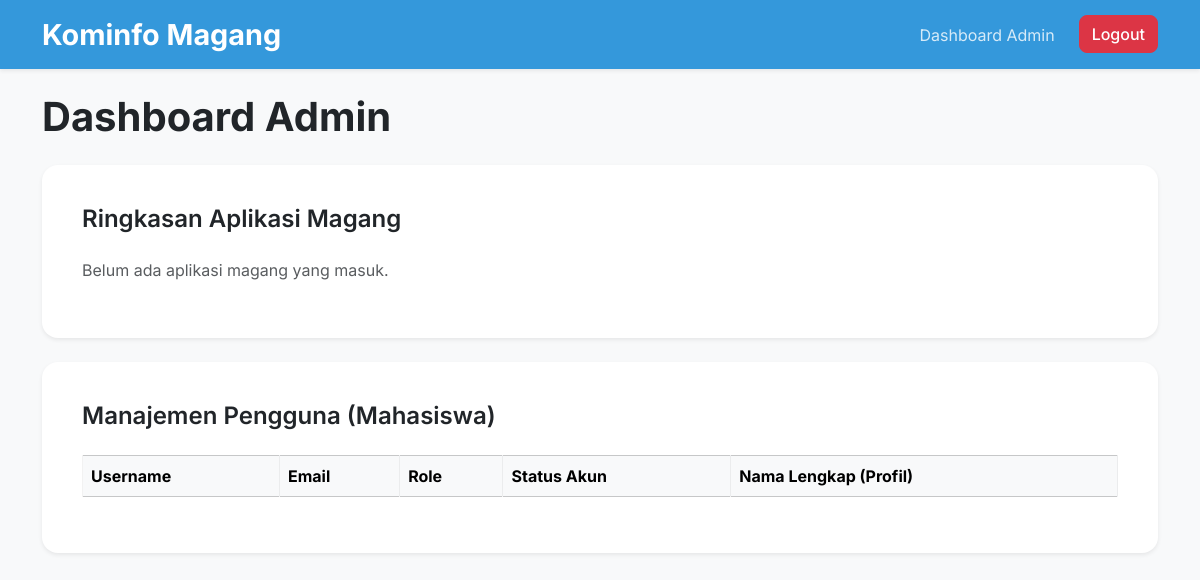
The app's page /dashboard/admin (signed in), older data.
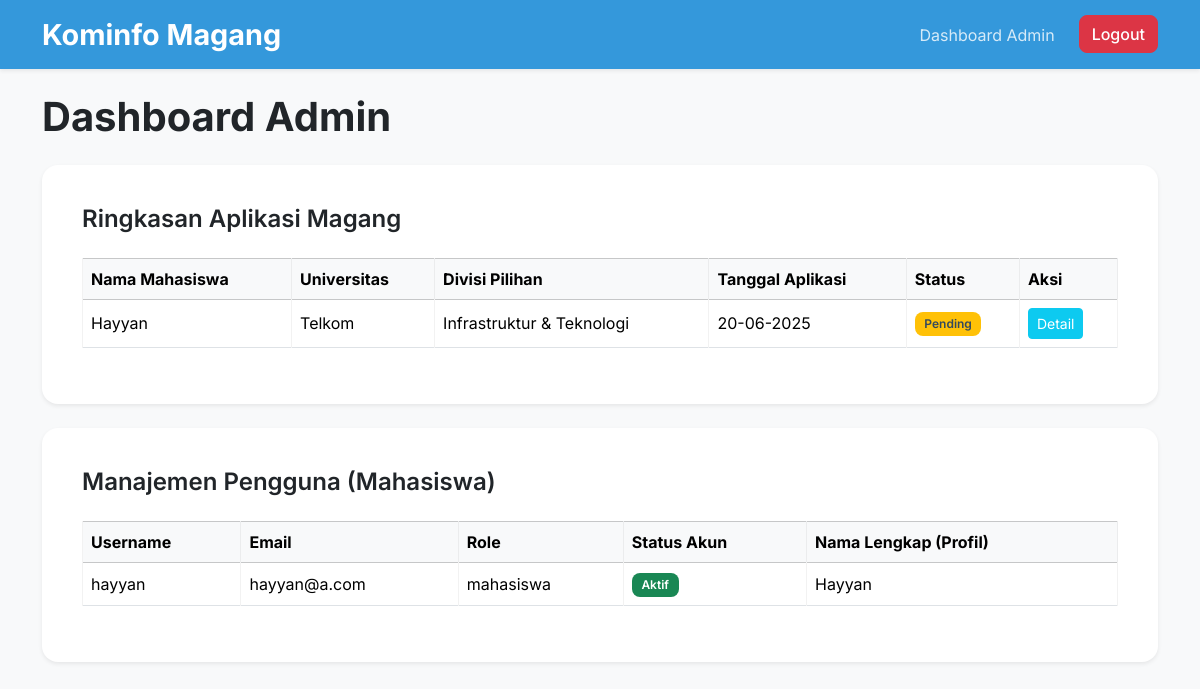
The same page, newer data.
### database.py (models this page shows, shortened)
class MahasiswaProfile(db.Model):
    id = db.Column(db.Integer, primary_key=True)
    user_id = db.Column(db.Integer, db.ForeignKey('user.id'), unique=True, nullable=False) # Foreign Key ke tabel User
    full_name = db.Column(db.String(100), nullable=True)
    nim = db.Column(db.String(50), unique=True, nullable=True)
    university = db.Column(db.String(100), nullable=True)
    major = db.Column(db.String(100), nullable=True)
    gpa = db.Column(db.Float, nullable=True)
    phone_number = db.Column(db.String(20), nullable=True)
    address = db.Column(db.String(200), nullable=True)
    cv_path = db.Column(db.String(200), nullable=True)
    surat_pengantar_path = db.Column(db.String(200), nullable=True)
    transkrip_nilai_path = db.Column(db.String(200), nullable=True)

class Application(db.Model):
    id = db.Column(db.Integer, primary_key=True)
    user_id = db.Column(db.Integer, db.ForeignKey('user.id'), nullable=False) # Foreign Key ke tabel User
    applied_date = db.Column(db.DateTime, default=datetime.datetime.utcnow) # Tanggal dan waktu lamaran
    status = db.Column(db.String(50), default='Pending') # Status lamaran (Pending, Reviewed, Accepted, Rejected, Interview)
    preferred_division = db.Column(db.String(100), nullable=True) # Divisi yang diminati
    start_date = db.Column(db.Date, nullable=True) # Tanggal mulai magang yang diinginkan
    end_date = db.Column(db.Date, nullable=True) # Tanggal selesai magang yang diinginkan
    admin_notes = db.Column(db.Text, nullable=True) # Catatan internal untuk admin

class User(db.Model):
    id = db.Column(db.Integer, primary_key=True)
    username = db.Column(db.String(80), unique=True, nullable=False)
    email = db.Column(db.String(120), unique=True, nullable=False)
    password_hash = db.Column(db.String(128), nullable=False)
    role = db.Column(db.String(20), default='mahasiswa') # Peran pengguna: 'mahasiswa' atau 'admin'
    is_active = db.Column(db.Boolean, default=True) # Status akun aktif/tidak aktif
    mahasiswa_profile = db.relationship('MahasiswaProfile', backref='user', uselist=False)
    applications = db.relationship('Application', backref='user', lazy=True)

### app.py (the view)
@app.route('/dashboard/admin')
@login_required(role='admin') # Hanya bisa diakses oleh user dengan role 'admin'
def admin_dashboard(user):
    all_applications = Application.query.order_by(Application.applied_date.desc()).all()
    all_users = User.query.all()
    applications_data = []
    for app in all_applications:
        user_data = User.query.get(app.user_id)
        profile_data = MahasiswaProfile.query.filter_by(user_id=app.user_id).first()
        applications_data.append({
            'application': app,
            'user': user_data,
            'profile': profile_data
        })
    return render_template('dashboard_admin.html',
                           user=user,
                           applications_data=applications_data,
                           all_users=all_users)

### templates/dashboard_admin.html (shortened to what this page needs)
{% extends "base.html" %}
{% block content %}
<h1 class="mb-4 fw-bold text-dark">Dashboard Admin</h1>
<div class="card shadow-sm p-4 mb-4">
    <div class="card-body">
        <h2 class="card-title fs-4 fw-semibold text-dark mb-4">Ringkasan Aplikasi Magang</h2>
        {% if applications_data %}
            <div class="table-responsive">
                <table class="table table-bordered table-hover align-middle">
                    <thead class="table-light">
                        <tr>
                            <th scope="col">Nama Mahasiswa</th>
                            <th scope="col">Universitas</th>
                            <th scope="col">Divisi Pilihan</th>
                            <th scope="col">Tanggal Aplikasi</th>
                            <th scope="col">Status</th>
                            <th scope="col">Aksi</th>
                        </tr>
                    </thead>
                    <tbody>
                        {% for data in applications_data %}
                        <tr>
                            <td>{{ data.profile.full_name or data.user.username }}</td>
                            <td>{{ data.profile.university or '-' }}</td>
                            <td>{{ data.application.preferred_division or '-' }}</td>
                            <td>{{ data.application.applied_date.strftime('%d-%m-%Y') }}</td>
                            <td>
                                <span class="badge
                                    {% if data.application.status == 'Accepted' %}bg-success
                                    {% elif data.application.status == 'Rejected' %}bg-danger
                                    {% elif data.application.status == 'Pending' %}bg-warning text-dark
                                    {% elif data.application.status == 'Reviewed' %}bg-info
                                    {% elif data.application.status == 'Interview' %}bg-primary
                                    {% else %}bg-secondary{% endif %}">
                                    {{ data.application.status }}
                                </span>
                            </td>
                            <td>
                                <a href="{{ url_for('application_detail', app_id=data.application.id) }}" class="btn btn-sm btn-info text-white">Detail</a>
                            </td>
                        </tr>
                        {% endfor %}
                    </tbody>
                </table>
            </div>
        {% else %}
            <p class="text-muted">Belum ada aplikasi magang yang masuk.</p>
        {% endif %}
    </div>
</div>
<div class="card shadow-sm p-4">
    <div class="card-body">
        <h2 class="card-title fs-4 fw-semibold text-dark mb-4">Manajemen Pengguna (Mahasiswa)</h2>
        {% if all_users %}
            <div class="table-responsive">
                <table class="table table-bordered table-hover align-middle">
                    <thead class="table-light">
                        <tr>
                            <th scope="col">Username</th>
                            <th scope="col">Email</th>
                            <th scope="col">Role</th>
                            <th scope="col">Status Akun</th>
                            <th scope="col">Nama Lengkap (Profil)</th>
                        </tr>
                    </thead>
                    <tbody>
                        {% for user_item in all_users %}
                        {% if user_item.role == 'mahasiswa' %}
                        <tr>
                            <td>{{ user_item.username }}</td>
                            <td>{{ user_item.email }}</td>
                            <td>{{ user_item.role }}</td>
                            <td>
                                <span class="badge
                                    {% if user_item.is_active %}bg-success{% else %}bg-danger{% endif %}">
                                    {{ 'Aktif' if user_item.is_active else 'Tidak Aktif' }}
                                </span>
                            </td>
                            <td>{{ user_item.mahasiswa_profile.full_name if user_item.mahasiswa_profile else '-' }}</td>
                        </tr>
                        {% endif %}
                        {% endfor %}
                    </tbody>
                </table>
            </div>
        {% else %}
            <p class="text-muted">Belum ada pengguna terdaftar.</p>
        {% endif %}
    </div>
</div>
{% endblock %}

### templates/base.html (shortened to what this page needs)
<!DOCTYPE html>
<html lang="id">
<head>
    <link href="https://cdn.jsdelivr.net/npm/bootstrap@5.3.3/dist/css/bootstrap.min.css" rel="stylesheet">
    <link rel="stylesheet" href="https://cdn.jsdelivr.net/npm/bootstrap-icons@1.11.3/font/bootstrap-icons.min.css">
    <link rel="stylesheet" href="{{ url_for('static', filename='css/custom.css') }}">
</head>
<body class="bg-light">
    <nav class="navbar navbar-expand-lg navbar-dark bg-primary shadow-sm">
        <div class="container">
            <a class="navbar-brand fs-4 fw-bold" href="{{ url_for('index') }}">Kominfo Magang</a>
            <div class="collapse navbar-collapse" id="navbarNav">
                <ul class="navbar-nav ms-auto">
                    {% if 'user_id' in session %}
                        <li class="nav-item">
                            {% if session['role'] == 'admin' %}
                                <a class="nav-link" href="{{ url_for('admin_dashboard') }}">Dashboard Admin</a>
                            {% else %}
                                <a class="nav-link" href="{{ url_for('user_dashboard') }}">Dashboard Saya</a>
                            {% endif %}
                        </li>
                        <li class="nav-item">
                            <a class="btn btn-danger ms-lg-3" href="{{ url_for('logout') }}">Logout</a>
                        </li>
                    {% endif %}
                </ul>
            </div>
        </div>
    </nav>
    <div class="container mt-4">
        {% block content %}{% endblock %}
    </div>
</body>
</html>

### static/css/custom.css (style rules this page uses)
:root { --bs-primary: #3498db; --bs-primary-rgb: 52, 152, 219; --bs-secondary: #bdc3c7; --bs-success: #2ecc71; --bs-danger: #e74c3c; --bs-warning: #f39c12; --bs-info: #3498db; --bs-dark: #34495e; --bs-light: #ecf0f1; }
body { font-family: 'Inter', sans-serif; background-color: var(--bs-light); }
.navbar { background-color: var(--bs-primary) !important; box-shadow: 0 4px 8px rgba(0, 0, 0, 0.1); }
.navbar-brand { font-weight: 700 !important; font-size: 1.8rem !important; }
.nav-link { color: rgba(255, 255, 255, 0.8) !important; transition: color 0.3s ease; }
.btn-danger, .btn-success { border-radius: 0.5rem; font-weight: 500; transition: transform 0.2s ease; }
.card { border: none; border-radius: 1rem; box-shadow: 0 8px 16px rgba(0, 0, 0, 0.1); }
.card-title { color: var(--bs-dark); }
.badge { font-weight: 600; padding: 0.5em 0.8em; border-radius: 0.5rem; }
.badge.bg-warning { color: var(--bs-dark) !important; }
.table-bordered th, .table-bordered td { border-color: rgba(0, 0, 0, 0.05); }

Row changes from the older to the newer data that the page shows:
added MahasiswaProfile: profile "Hayyan", profile "Telkom"
added Application: application "Infrastruktur & Teknologi", application.applied_date "20-06-2025", application.status "Pending"
added User: username "hayyan", email "hayyan@a.com", role "mahasiswa", is_active "Aktif", mahasiswa_profile "Hayyan"
Text that changed along with them:
text no longer shown: "Belum ada aplikasi magang yang masuk."
text now shown: "Nama Mahasiswa Universitas Divisi Pilihan Tanggal Aplikasi Status Aksi"
new list line: "Detail"
